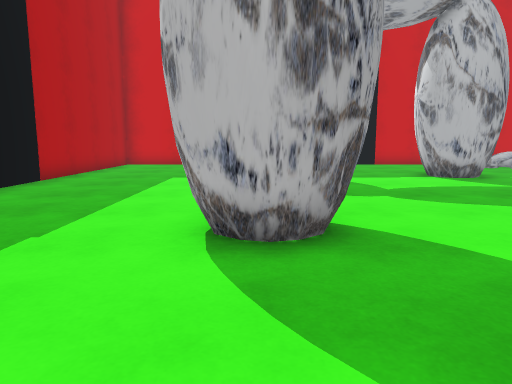
[1] (above)

16 first-person views from a walk through a 3-D level made in the Unity game engine. The camera is 1.2 m above the floor, tilts 8° down and sees 70° across. The floor is counted in squares, 1 m on a side. Each view is taken from the middle of a square. On the plan, view 1 faces up. The plan holds only what a view shows up to about 15 squares ahead; the rest is blank. The place goes on beyond the plan. The player is left out.

[2]
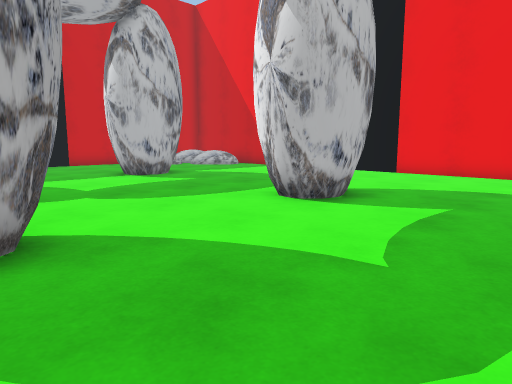

[3]
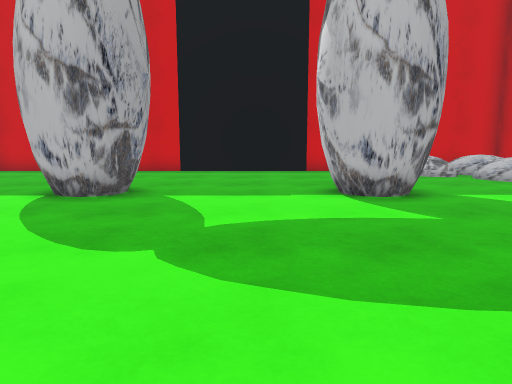

[4]
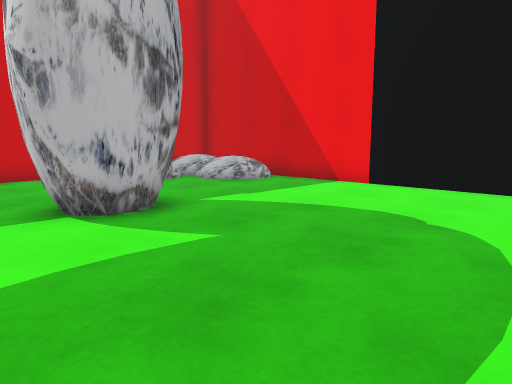

[5]
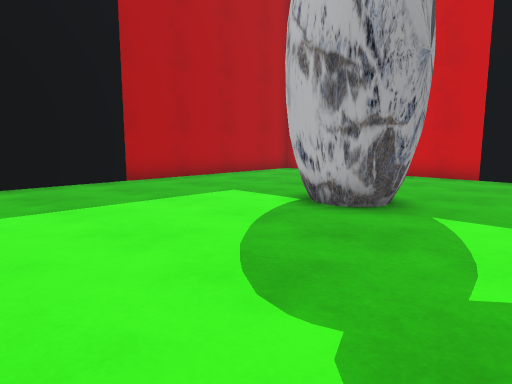

[6]
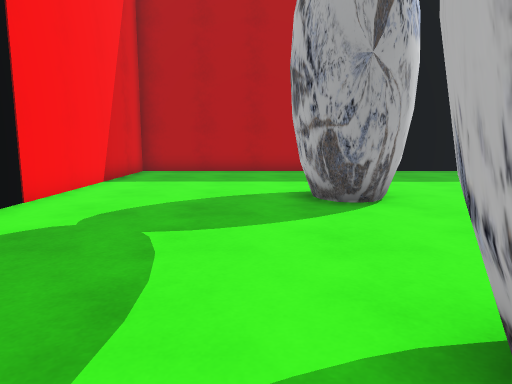

[7]
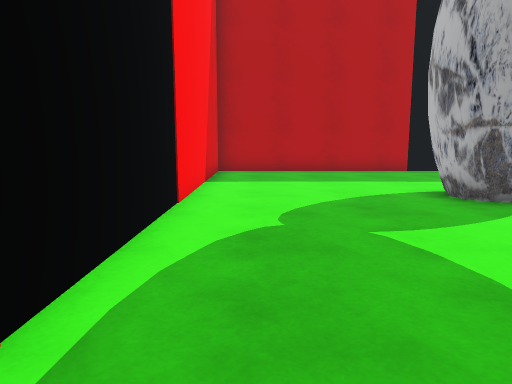

[8]
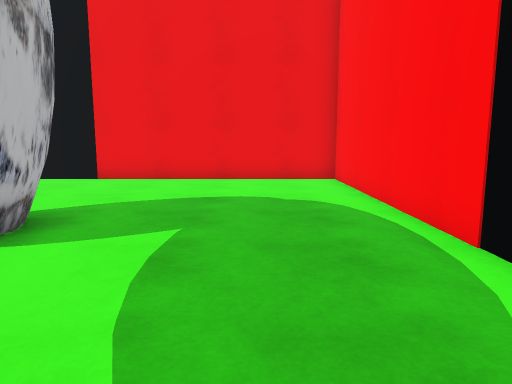

[9]
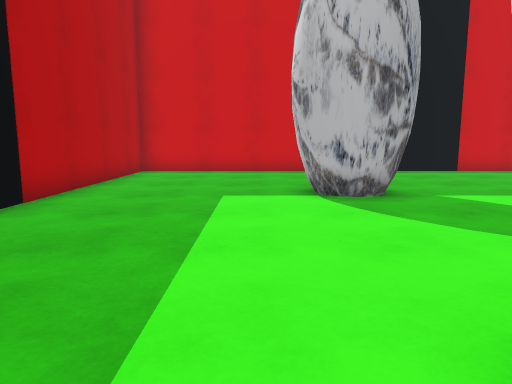

[10]
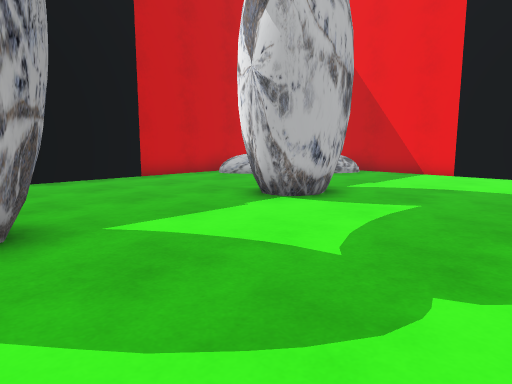

[11]
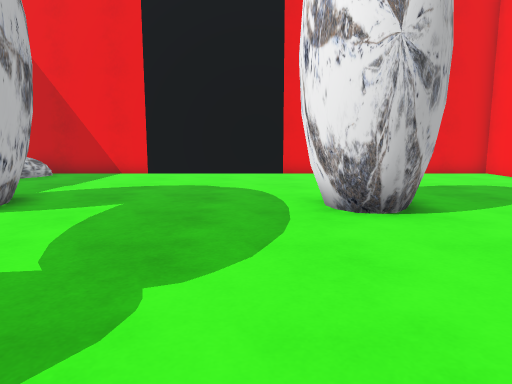

[12]
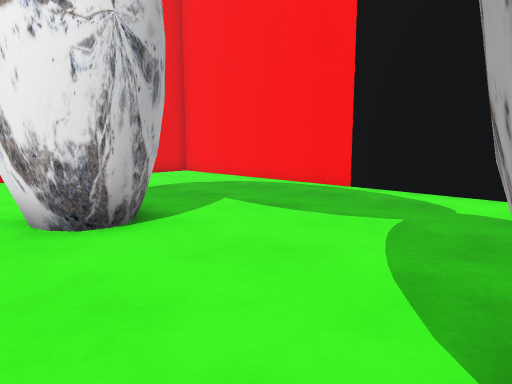

[13]
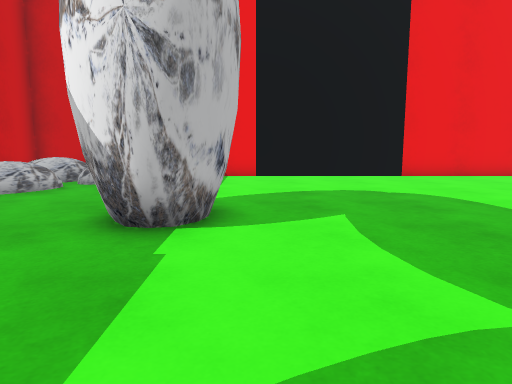

[14]
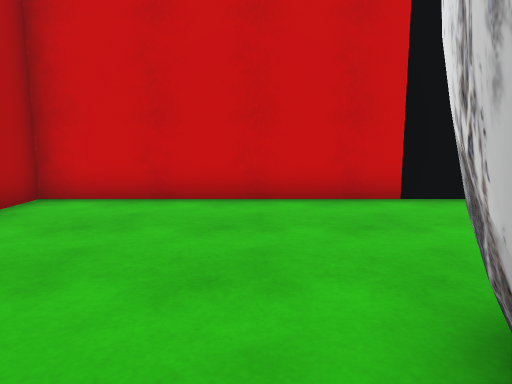

[15]
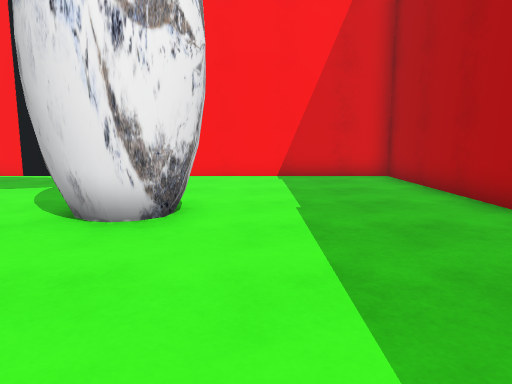

[16]
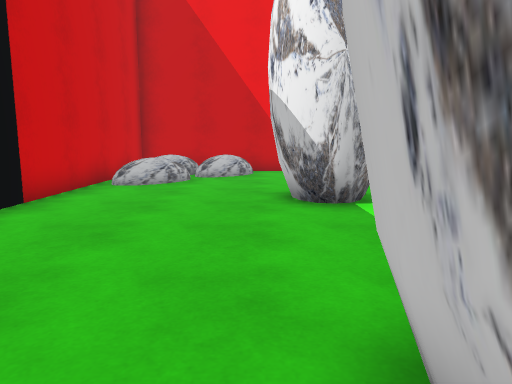

### Floor plan
Key: @ floor where view 1 was taken; # wall or solid block; . floor; O other object.
Columns run from 7 left of view 1 to 14 right of it. Each row starts with its distance up from view 1.
 19 ######################
 18 #...............OO.O.#
 17 #...............OOOOO#
 16 #..................O.#
 15 #.................OOO#
 14 #................... #
 13 #.....###....## .....#
 12 #.....###....###.....#
 11 #....................#
 10 #....................#
  9 #....................#
  8 #....................#
  7 #....................#
  6 #......##....##......#
  5 #.....###....## .....#
  4 #......##....##......#
  3 #....................#
  2 #....................#
  1 #....................#
  0 #......@.............#
 -1 #....................#
 -2 ######################

Positions as (right, up) in squares from view 1, and headings:
1: (0, 0), facing up
2: (0, 0), facing up-right
3: (4, 4), facing up
4: (4, 6), facing up-right
5: (4, 6), facing up-left
6: (8, 3), facing left
7: (8, 0), facing left
8: (2, 1), facing right
9: (-2, 4), facing up
10: (0, 7), facing up-right
11: (0, 7), facing right
12: (1, 7), facing down-right
13: (1, 11), facing right
14: (-2, 11), facing up
15: (-2, 11), facing down
16: (-1, 14), facing right
